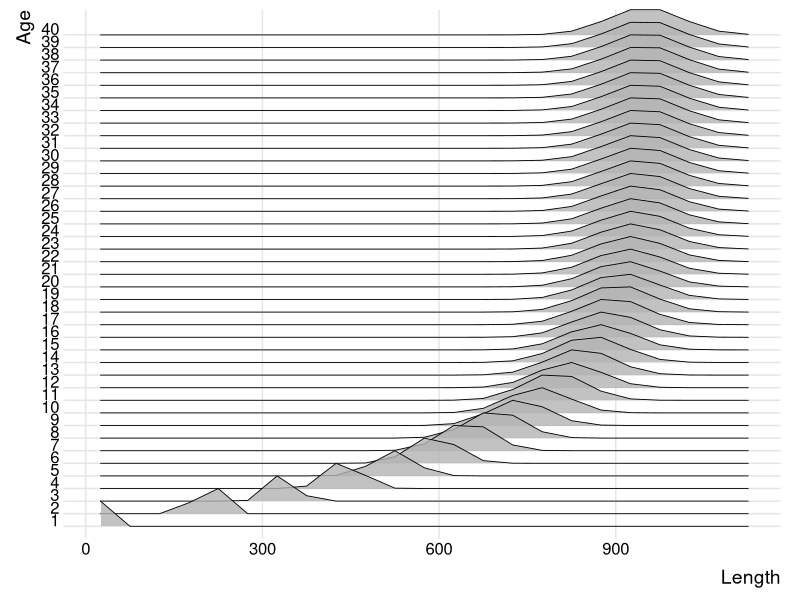
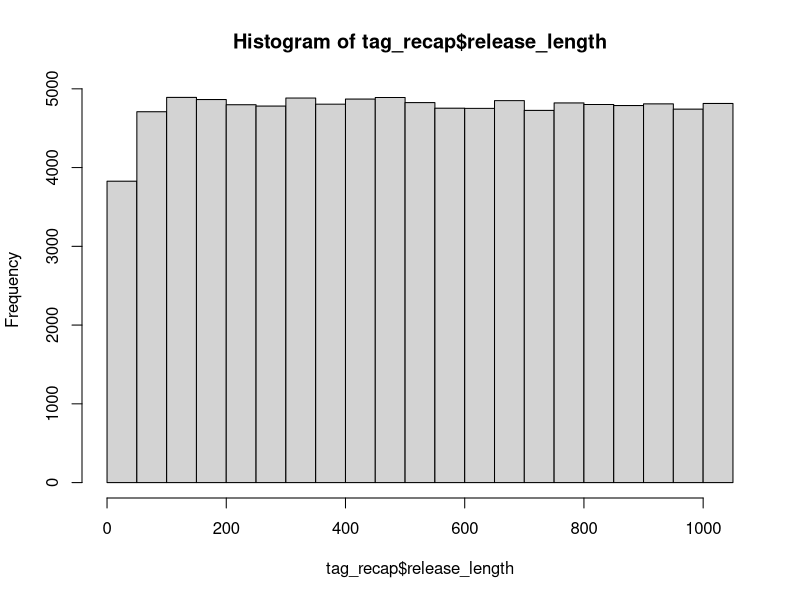
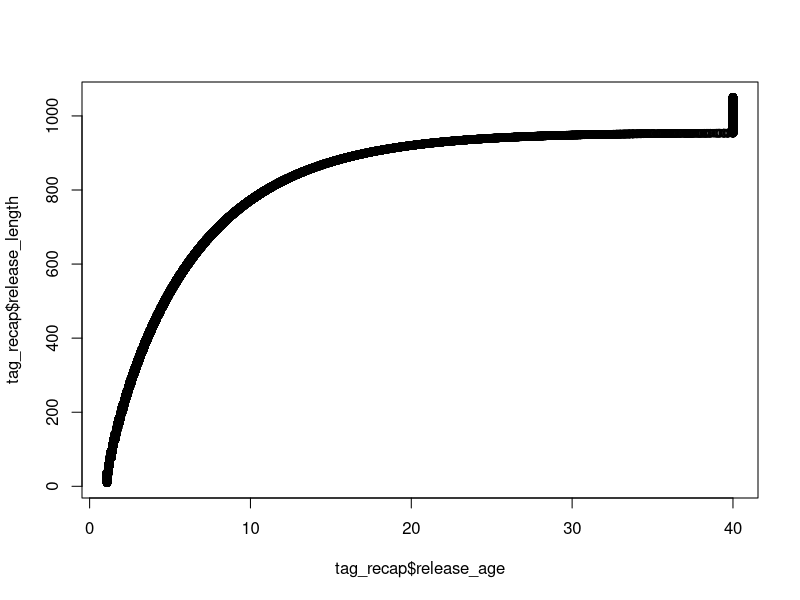
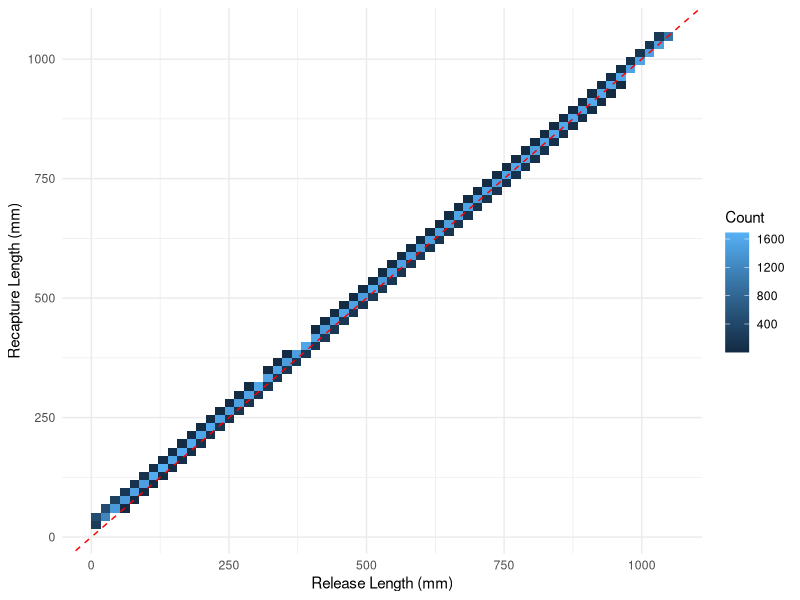
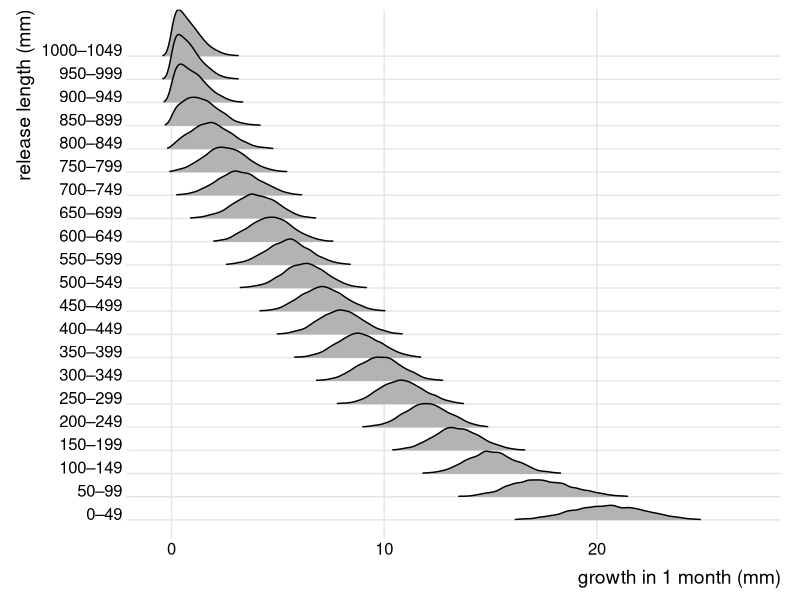
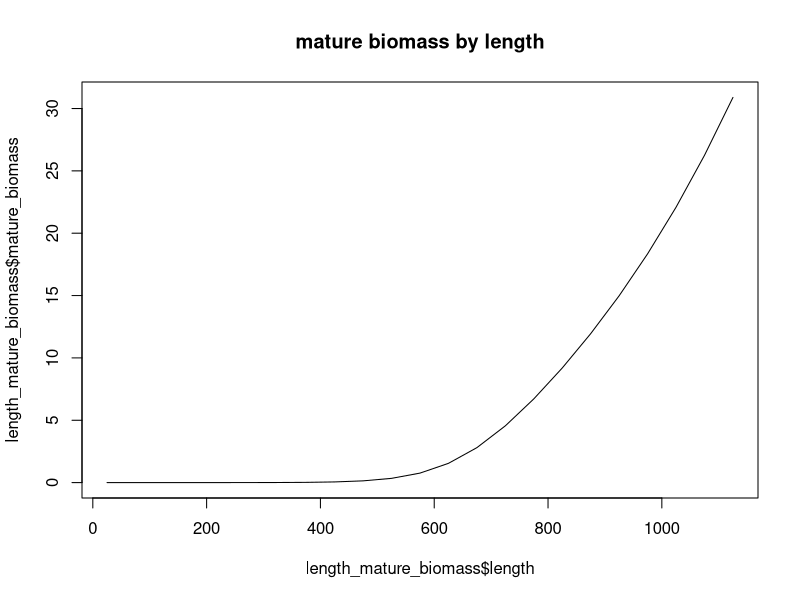
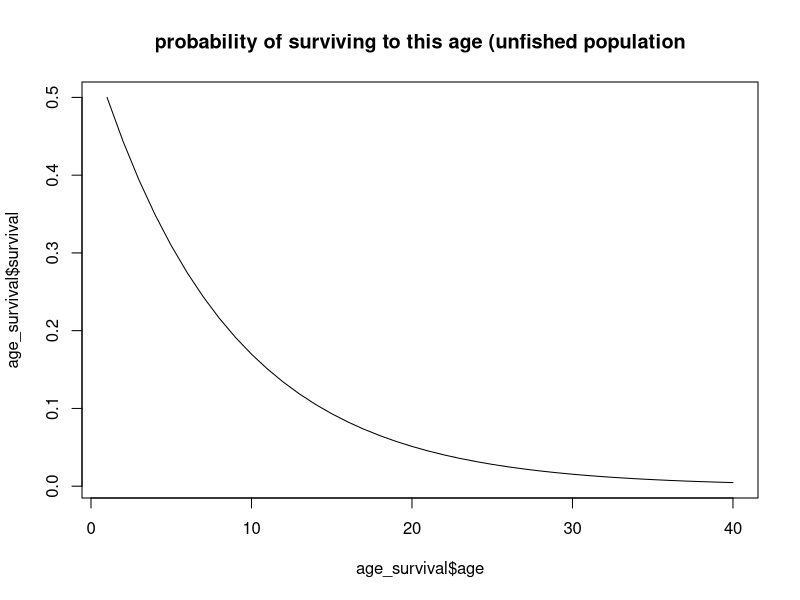
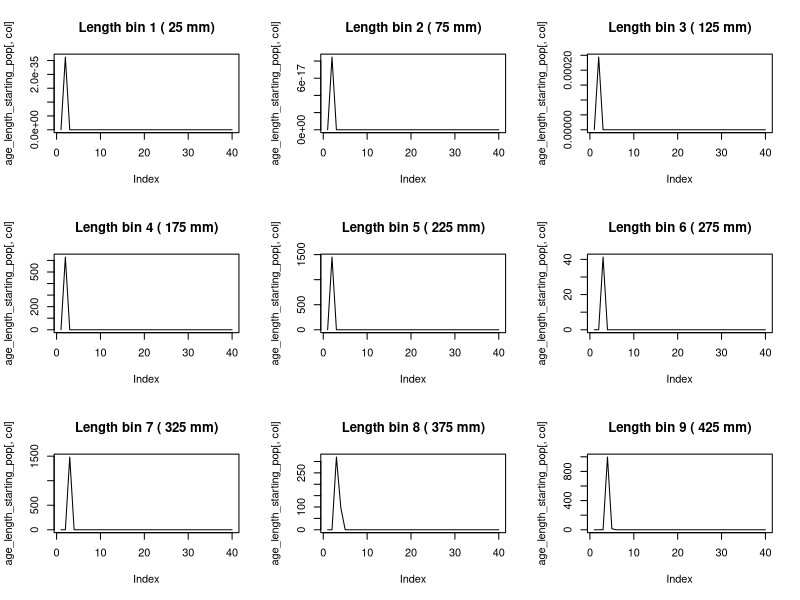

These charts were generated, in order, by the following R code: (Note: this script raises an error after producing the figures.)
# -----------------------------------------------------------------------------

# Project: Wadandi Pink Snapper Population Model
# Data:    Values from the literature
# Task:    Set up populations
# Author:  Lise Fournier-Carnoy / adapted from Charlotte Aston
# Date:    May 2026

# -----------------------------------------------------------------------------

# Status: May 2026 update: trying to switch from age-based to length-based system

# -----------------------------------------------------------------------------

rm(list = ls())

# Load libraries

library(tidyverse)
library(sf)
library(raster)
library(stringr)
library(forcats)
library(RColorBrewer)
library(geosphere)
library(abind)

# we need a population to start the C++ model.
# the start population must be stable and realistic, given the species, the size of the simulation area etc.
# for this, we must know (1.) how the species grows/matures, then (2.) what population size/structure the area *can* support (carrying capacity),
# which will allow us to calculate (3.) what the population size/structure would be under a stable amount of fishing.

# the first two steps are calculated in a 'per recruit' unit, which takes a hypothetical R0=1 recruit through all ages, calculating the hypothetical survival probability, maturity probability and mature biomass
# we then rescale the values from these two first steps to real numbers of fish.

# from this, we can calculate (4.) our start population.
# we need step 2. because the Beverton-Holt equation (which the C++ code runs) calculates density-dependent recruitment (limited by the carrying capacity)


## STEP 0: life history values ================================================

year_end <- 2024
year_start <- 1900
n_yrs <- 2024-1900 # number of years modelled

max_age <- 40 # table 4.2 https://library.dpird.wa.gov.au/cgi/viewcontent.cgi?article=1240&context=fr_rr#page=12.15


### length parameters ----

# Von Bertalanffy Parameters (from Table 2, lower west coast, both sexes combined, https://academic.oup.com/icesjms/article/74/1/180/2669555?login=false#186901916)
# Linf  <- 1136 # hypothetical asymptotic length at infinite age (mm)
# k     <- 0.12 # growth coefficient, (/year)
# t0    <- -0.42 # hypothetical age at length = 0 (y)

# Schnute equation parameters - found to fit Yijarup better, table 4.2 https://library.dpird.wa.gov.au/cgi/viewcontent.cgi?article=1240&context=fr_rr#page=12.15
l1 <- 0
l2 <- (927.2 + 915.9)/2 # average of females and males
t1 <- 0
t2 <- 20
a <- (0.160 + 0.168)/2 # "constant relative rate of relative growth rate", Schnute 1981, average of females and males
b <- (1.239 + 1.206)/2 # "incremental relative rate of relative growth rate", Schnute 1981, average of females and males

max_length <- 1095 # in mm, table 4.2 https://library.dpird.wa.gov.au/cgi/viewcontent.cgi?article=1240&context=fr_rr#page=12.15

# age-length standard deviation parameters, for Pinkies, table 1 in Crisafulli et al. 2025 https://www.sciencedirect.com/science/article/pii/S0165783624003023#sec0140
al_cv <- 0.066

# length bin size we'll use in the model
length_bin_size <- 50 # mm. i used 10mm previously but that makes the model too slow.

### weight parameters ----

# weight-length relationship (W = WLa*(forklength^WLb)) , table 4.2 https://library.dpird.wa.gov.au/cgi/viewcontent.cgi?article=1240&context=fr_rr#page=12.15
WLa <- 3.67*10^-5
WLb <- 2.83


### maturity parameters ----

# age at maturity
M50 <- (6.7 + 5.5)/2 # female male average, A50 in table 4.2 https://library.dpird.wa.gov.au/cgi/viewcontent.cgi?article=1240&context=fr_rr#page=12.15
M95 <- (12.9 + 12.3)/2 # female male average, A95 table 4.2 https://library.dpird.wa.gov.au/cgi/viewcontent.cgi?article=1240&context=fr_rr#page=12.15

# length at maturity
L50 <- 660 # females only available, L50 in table 4.2 https://library.dpird.wa.gov.au/cgi/viewcontent.cgi?article=1240&context=fr_rr#page=12.15
L95 <- 900 # females only available, L95 in table 4.2 https://library.dpird.wa.gov.au/cgi/viewcontent.cgi?article=1240&context=fr_rr#page=12.15


### spawning/recruitment parameters ----

prop_f <- 0.5 # proportion expected to be females

# Beverton-Holt Parameters
h   <- 0.75 # table 7.4 p.68 https://library.dpird.wa.gov.au/cgi/viewcontent.cgi?article=1240&context=fr_rr#page=12.15
R0  <- 1 # initial recruitment, hypothetical number. do not change!!

# batch fecundity = a * length^b
fecundity_a <- 9.436*10^-5 # table 4.2 https://library.dpird.wa.gov.au/cgi/viewcontent.cgi?article=1240&context=fr_rr#page=12.15
fecundity_b <- 3.359 # table 4.2 https://library.dpird.wa.gov.au/cgi/viewcontent.cgi?article=1240&context=fr_rr#page=12.15

hyperallo <- (1.26 + 1.14 + 1.33)/3 # THIS VALUE IS CORRECT FOR WEIGHT, NOT AGE OR LENGTH !! average from 3 Sparids in Barneche 2018 (1.26, 1.14 and 1.33)


### mortality/fishing parameters ----

M <- 0.12 # yearly natural mortality, table 4.2 https://library.dpird.wa.gov.au/cgi/viewcontent.cgi?article=1240&context=fr_rr#page=12.15

# selectivity - for now considered as the same for rec and commercial fishing, as even Wise et al. 2007 group them together, p.99. https://library.dpird.wa.gov.au/cgi/viewcontent.cgi?article=1206&context=fr_rr#page=94.59 
# parameter of selectivity ogive
V50 <- 3.701 # Table 6.3.8, v50 from https://researchlibrary.agric.wa.gov.au/cgi/viewcontent.cgi?article=1029&context=fr_rr
V95 <-  5.290 # Table 6.3.8, v95 from https://researchlibrary.agric.wa.gov.au/cgi/viewcontent.cgi?article=1029&context=fr_rr

PRM <- mean(c(0.15, 0.14, 0.16, 0.13, 0.17, 0.22, 0.20, 0.23, 0.19, 0.25, 0.15, 0.13, 0.16, 0.11, 0.19)) # post release mortality for our retention function, recreational south, p.109 in Fairclough 2021 https://library.dpird.wa.gov.au/cgi/viewcontent.cgi?article=1108&context=fr_rr#page=118.15

# McLennan et al. 2014 finds post-release survival after barotrauma treatment to be 88%, same for all depths, all sizes of fish.
# Maggs et al. 2024 finds the hook site (lip, body or gut) and depth both sig. affects PRM.
# Grixti et al. 2010 finds that PRM in deep waters (48%) is lower than shallow (97%).

eq.init.fish <-  0.025 # this is equilibrium instantaneous fishing mortality?? a low level of fishing effort to apply to the hypothetical fish population so that it stabilises for the burn-in.


## STEP 1: set up life history value ==========================================

# below we use the published life history values to obtain mean values of length-at-age and the weight-at-mean-length-at-age.
mean_life_hist <- data.frame(
  #age = seq(1, 1 + step * (max_age * 12 - 1), by = step)) %>% # each age (1, 2, 3 year old) is split into 12 - this was before i made this into a yearly thing.
  age = 1:max_age) %>%
  
  mutate(
    length = ((l1^b+(l2^b-l1^b))*((1-exp(-a*(age-t1)))/(1-exp(-a*(t2-t1)))))^(1/b), # this is the Schnute equation, replaces the VB equation.
    # length_vb = Linf * (1 - exp(-k * (age - t0))), # this is the old VB equation
    weight = WLa * (length^WLb) / 1000 # divide by 1000 to get in kg 
  ) %>% 
  glimpse()

# from this, let's add uncertainty (because not every 1yo fish will be the same length)
# we'll make a age x length matrix that tells us how likely it is that a fish of age x is of length a, b, c, etc.
lengths <- (0:(max_length)) # start at zero, but all lengths should start at 10mm (see here for post settlement juvenile size ref https://rsnz.onlinelibrary.wiley.com/doi/10.1080/00288330.2014.892013)

# define your length bins (e.g. 50mm bins)
bin_breaks <- seq(0, max_length+100, by = length_bin_size) # +100 for extra big fish
bin_labels <- seq_along(bin_breaks[-1])  # indices 1 to n_bins
lengths_bins <- lengths[seq(1, length(lengths), length_bin_size)] # 5cm bins

bin_mids <- bin_breaks[-length(bin_breaks)] + (length_bin_size/2)  # midpoints

length_age_matrix <- matrix(0,
                            nrow = length(mean_life_hist$age),
                            ncol = length(bin_mids), # length bins
                            dimnames = list(as.numeric(mean_life_hist$age), 
                                            as.numeric(bin_mids)))

schnute_length <- function(AGE, l1, l2, t1, t2, a, b) {
  L <- (l1^b + (l2^b - l1^b) * (1 - exp(-a * (AGE - t1))) / (1 - exp(-a * (t2 - t1))))^(1 / b)
  pmin(L, max_length)
} # this function is to obtain the expected length at AGE years old 

for (i in 1:nrow(length_age_matrix)) {
  
  biological_age <- i-1 # the model considers 1yo fish to be a full year old, even though they have just recruited. correct that
  
  if (biological_age == 0) {
    mean_length <- 10  # minimum recruit size in mm (post-settlement juvenile)
  } else {
    mean_length <- round(schnute_length(biological_age, l1, l2, t1, t2, a, b))
  }
  
  sd_length = al_cv * mean_length # eq. 3 from Francis et al. 2016, https://www.sciencedirect.com/science/article/pii/S0165783615000909
  
  length_age_matrix[i, ] <- dnorm(bin_mids, mean = mean_length, sd = sd_length)
} # this loops calculates how likely it is that a fish of age x is of each length y

length_age_matrix <- length_age_matrix / rowSums(length_age_matrix) # normalise so it all adds up to 1

dimnames(length_age_matrix) <- list(mean_life_hist$age, bin_mids)
summary(rowSums(length_age_matrix))  # should all be 1

# we also need to know the length-weight relationship for our lengths
length_weight <- data.frame(length = bin_mids) %>% 
  mutate(weight = WLa * (length^WLb) / 1000 # divide by 1000 to get in kg
         )

# okay so this matrix is going to be the base on which most things get calculated downstream.
library(ggridges)

# sanity check : the distribution of lengths at various ages
as.data.frame(length_age_matrix) %>% 
  mutate(age = as.numeric(rownames(length_age_matrix))) %>% 
  pivot_longer(cols = -age, names_to = "length_bin", values_to = "density") %>% 
  mutate(length_bin = as.numeric(length_bin)) %>% 
  group_by(age) %>% 
  mutate(density_scaled = density / max(density)) %>% # normalise each age to peak = 1
  ungroup() %>% 
  
  ggplot(aes(x = length_bin, y = factor(age), height = density_scaled, group = age)) +
  geom_ridgeline(scale = 2, alpha = 0.8, linewidth = 0.3) +
  labs(x = "Length", y = "Age") +
  theme_ridges(grid = TRUE)


## STEP 1.5: make a length transition matrix ==================================

# the length age matrix tells us the probability of a fish of age x to be of length y, but that doesnt tell us what length a fish of age x and length y will be at age x+1
# for this we need an age-transition matrix, of format length x length.
# age transition matrices are usually calculated with tag-recapture data. 
# i don't have that data, so i'll simulate it.


### A. release the fish! ----

set.seed(123)

# some mean life history
ages = seq(1, max_age, by = 1/12) # monthly ages.
lengths = as.numeric(colnames(length_age_matrix)) # the midpoints of the length bins

# catch, tag, and release some fish!
n_fish  <- 100000

tag_recap <- data.frame( # random set of lengths between min and max
  release_length = runif(n_fish, min = 10, max = max(lengths_bins)) # random lengths >10mm (min juvenile size)
) %>% 
  glimpse()

hist(tag_recap$release_length)


### B. pretend you know the age of these released fish ----

mu_by_age <- schnute_length(ages-1, l1, l2, t1, t2, a, b) # this is the mean length for all ages that a fish can be (monthly) - age-1 because otherwise it treats the new recruits (1 year old in the model) as fish that should be 200mm, so growth of 200mm in 1month... not possible.
sd_by_age <- mu_by_age * al_cv # this is the variability around the mean length, for all ages that a fish can be.

age_likelihoods <- function(LENGTH) {
  dnorm(LENGTH, mean = mu_by_age, sd = sd_by_age)
} # this gives us the probability that a fish of a length x is of each age y.

tag_recap$release_age <- sapply(tag_recap$release_length, function(LENGTH) {
  len_capped <- min(LENGTH, max(lengths_bins)) # prevent fish from being larger than the limit
  liks <- age_likelihoods(len_capped) # finds how likely each age is for that length
  liks <- liks / sum(liks) # normalise to get the relative likelihood of each age
  #sum(ages * liks) # get the weighted average age
  ages[which.max(liks)] 
  
}) # this obtains the age (as an average from the likely ages) for every fish we released

head(tag_recap)

plot(x = tag_recap$release_age, y = tag_recap$release_length) # the largest fish are assigned to the oldest age class.


### C. one month later, catch the fish again! ----

# one month later, we go back and capture the fish again
tag_recap$recapture_age <- tag_recap$release_age + (1/12)

mu_release   <- schnute_length(tag_recap$release_age - 1, l1, l2, t1, t2, a, b)
mu_recap_age <- schnute_length(tag_recap$recapture_age - 1, l1, l2, t1, t2, a, b)

growth_increment <- pmax(mu_recap_age - mu_release, 0)
sd_recap <- pmax(al_cv * growth_increment, 1) # minimum growth is 1mm per month

# we have to randomly decide what length the fish will be one year after release, according to mu & sd,
# keeping in mind that fish can't shrink.
library(truncnorm)
# so rtruncnorm will do "okay this fish was release at __mm, one year later its length will be randomly selected from a normal distribution that makes sense for its age (mu & sd), keeping in mind the min length (release length) and max length."
tag_recap$recapture_length <- rtruncnorm(
  n    = n_fish,
  a    = tag_recap$release_length, # lower bound (no shrinkage)
  b    = max(lengths_bins), # upper bound (largest size)
  mean = tag_recap$release_length + growth_increment,
  sd   = sd_recap
)

tag_recap$growth <- tag_recap$recapture_length - tag_recap$release_length
# cool beans, we now have a fully structured tag-recapture dummy dataset to base our age-transition matrix on.

# check it over
ggplot(tag_recap, aes(x = release_length, y = recapture_length)) +
  geom_bin2d(bins = 60) +
  geom_abline(slope = 1, intercept = 0, colour = "red", linetype = "dashed") +
  labs(x = "Release Length (mm)", y = "Recapture Length (mm)", fill = "Count") +
  theme_minimal()

# here fish cannot grow more than 100mm per month (makes sense). largest fish can't really grow more than the max, so the density is close to zero
tag_recap %>%
  filter(!is.na(growth)) %>%
  mutate(length_bin = factor(
    paste0(floor(release_length / 50) * 50, "–", floor(release_length / 50) * 50 + 49),
    levels = paste0(
      seq(floor(min(release_length, na.rm=TRUE)/50)*50,
          floor(max(release_length, na.rm=TRUE)/50)*50, by=50),
      "–",
      seq(floor(min(release_length, na.rm=TRUE)/50)*50,
          floor(max(release_length, na.rm=TRUE)/50)*50, by=50) + 49
    )
  )) %>%
  ggplot(aes(x = growth, y = length_bin)) +
  #xlim(c(0, 150)) +
  geom_density_ridges_gradient(scale = 2, rel_min_height = 0.01) +
  labs(x = "growth in 1 month (mm)", y = "release length (mm)") +
  theme_ridges()


### XX okay now the length transition matrix ----

glimpse(tag_recap)

n_bins <- length(bin_labels)

ATM <- matrix(0, nrow = n_bins, ncol = n_bins)
rownames(ATM) <- bin_mids
colnames(ATM) <- bin_mids
# assign each fish to release and recapture bins
tag_recap$release_bin <- cut(tag_recap$release_length, 
                             breaks = bin_breaks, labels = FALSE)
tag_recap$recapture_bin <- cut(tag_recap$recapture_length, 
                               breaks = bin_breaks, labels = FALSE)


for (i in 1:n_bins) {
  current_lower_edge <- bin_breaks[i]  # lower edge of bin i
  fish <- tag_recap[tag_recap$release_bin == i, ] # find all the fish that were released at this length bin.
  
  mu_recap <- mean(fish$recapture_length, na.rm = T) # find their average recapture length
  sigma_recap <- sd(fish$recapture_length, na.rm = T) # and the SD of the recapture length
  
  # for each bin i, what is the probability of being that length, given the recapture data (p(length bin) is p(bin upper bound) - p(bin lower bound))
  probs <- pnorm(bin_breaks[-1], mu_recap, sigma_recap) - pnorm(bin_breaks[-length(bin_breaks)], mu_recap, sigma_recap)
  
  probs[bin_breaks[-length(bin_breaks)] < current_lower_edge] <- 0  # no shrinkage, zero out smaller bins.
  
  ATM[i,] <- probs / sum(probs) # scale so it all adds up to 1
}

# the last bin is NAN, so need to fix it manually. largest fish stay in their length bin
ATM[nrow(ATM), ] <- 0
ATM[nrow(ATM), nrow(ATM)] <- 1 # this is a weird situation. essentially in the function, a 40 year old fish is killed off no matter its length. however, a 20yo fish can be the max length, and stay there (since it can't shrink in size) for 20 years.
# this accumulation is a problem. here we're hard-coding the largest sized fish, so that they disappear off the face of the model. this way the accumulation is less problematic.

tail(ATM) # and that's the age transition matrix!


## STEP 2: set up a hypothetical unfished population ==========================

# the goal here is to calculate what the distribution of mature biomass looks like for a hypothetical population.
# what this means is that for a hypothetical recruitment of R0 = 1, where is the bulk of biomass across lengths and ages?
# this whole setup is made to obtain a single value: unfished_female_spawning_biomass.
# we use this downstream.

# calculate maturity and mature biomass across all lengths
length_mature_biomass <- data.frame(
  length = bin_mids
  ) %>% 
  mutate(
  weight = WLa * (length^WLb) / 1000
  ) %>% 
  mutate(
    maturity = 1/(1+(exp(-log(19)*((length-L50)/(L95-L50))))), # you can replace length, l50, and l95 with age, M50, and M95 if you wish, but length determines maturity better than age
    mature_biomass = maturity * weight^hyperallo
  ) %>% 
  glimpse()

plot(x = length_mature_biomass$length, 
     y = length_mature_biomass$mature_biomass, 
     main = "mature biomass by length", 
     type = "l")


# calculate natural survival in each age group
age_survival <- data.frame(
  age = mean_life_hist$age,
  survival = NA
) %>% 
  glimpse()
age_survival[1, "survival"] <- R0*prop_f # survival probability on age 1
for (r in 2:nrow(age_survival)){
  age_survival[r, "survival"] <- age_survival[r-1, "survival"]*exp(-M) 
} # this calculates the survival in the next age based on the previous age

plot(x = age_survival$age, 
     y = age_survival$survival,
     main = "probability of surviving to this age (unfished population", 
     type = "l")


# put it all together
length_age_matrix[1,] <- 0 # fill babies 
unfished_pop_ssb <- sweep(length_age_matrix, MARGIN = 2, length_mature_biomass$mature_biomass, FUN = "*")
test <- sweep(unfished_pop_ssb, MARGIN = 1, age_survival$survival, FUN = "*")

# below we are taking a hypothetical female, which we weigh every year, to figure out how much total spawning biomass it contributes over its lifetime. (taking into account natural mortality)
# with the matrix, we're kind of collapsing the uncertainty in length (summing), so that we get a single value.
unfished_female_spawning_biomass <- sum(test)
unfished_female_spawning_biomass # about 24kg


### Calculate Beverton-Holt parameters for the unfished population ----

alpha <- (unfished_female_spawning_biomass/R0)*((1-h)/(4*h)) 
beta <- ((h-0.2)/(0.8*h*R0))


## STEP 3: set up a hypothetical fished population ============================

# we need to calculate things for a hypothetical fished population.
# survival is a little different when you add fishing mortality, so we need to recalculate.

# we have biomass across lengths from the previous step
glimpse(length_mature_biomass)

fished_pop_setup <- data.frame(age = mean_life_hist$age) %>% 
  mutate(selectivity = 1 / (1 + exp(-log(19) * ((age - V50) / (V95 - V50)))), # selectivity at each age (this is probably a length-based process but the stock assessment reports age-based values for V50 and V95)
         fishing_mortality = selectivity * eq.init.fish, # fishing mortality
         total_mortality = fishing_mortality + M
         )
head(fished_pop_setup)

# Calculate survival for the fished population
fished_pop_setup <- fished_pop_setup %>% 
  mutate(survival = NA) %>% 
  glimpse()

fished_pop_setup[1, "survival"] <- R0*prop_f # survival probability on age 1

for (r in 2:nrow(fished_pop_setup)){
  fished_pop_setup[r, "survival"] <- fished_pop_setup[r-1, "survival"]*exp(-fished_pop_setup[r-1, "total_mortality"]) # Divide by the time step here
} # this calculates the survival in the next age based on the previous age

# put it all together
fished_pop_ssb <- sweep(length_age_matrix, MARGIN = 2, length_mature_biomass$mature_biomass, FUN = "*")
fished_pop_ssb <- sweep(fished_pop_ssb, MARGIN = 1, fished_pop_setup$survival, FUN = "*")

# below we are taking a hypothetical female, which we weigh every year (12th month), to figure out how much total spawning biomass it contributes over its lifetime.
# with the matrix, we're kind of collapsing the uncertainty (summing), so that we get a single value.
fished_female_spawning_biomass <- sum(fished_pop_ssb)
fished_female_spawning_biomass # about 18kg, lower than unfished, which makes sense because a fished population will have fewer big fish (spawners)


### Spawner per recruit and equilibrium recruitment ----

spr <- fished_female_spawning_biomass/unfished_female_spawning_biomass 
(1 - spr) # this says 'under fished equilibrium, 1 recruit loses ~24% (1-spr) of its reproductive output over her lifetime compared to unfished equilibrium'
equil_recr <- (fished_female_spawning_biomass-alpha)/(beta*fished_female_spawning_biomass) 
equil_recr # this says 'however, under fished equilibrium, 1 recruit produces ~97% of its unfished recruitment (because there is lower density of fish)
# the density-dependence is visible here: fewer spawners = population below carrying capacity = more recruits


## STEP 4: set up the starting population =====================================

## so far the fished and unfished populations and spawning biomasses were hypothetical, for a single recruit.
## here we scale the spawning biomasses to the level of recruitment, to make a starting population.
## first it's age-based, then we transform it into a age-length-based structure.

init_recr <- 5000 # in thousands - 4000 is too small

# calculate initial fished recruitment (how many new fish from the fished population)
init_fished_recr <- (fished_female_spawning_biomass-alpha) / (fished_female_spawning_biomass*beta) * init_recr 

# calculate initial unfished spawning biomass - this is the carrying capacity for the size of our model, defined by init_recr
init_unfished_f_sb <- init_fished_recr * unfished_female_spawning_biomass

# calculate initial fished spawning biomass - this is the spawning biomass of our starting population
init_fished_f_sb <- init_fished_recr * fished_female_spawning_biomass

# calculate new Beverton-Holt parameters - because we have a different initial recruitment value, alpha and beta will change.
alpha <- (init_unfished_f_sb / init_fished_recr) * ((1-h) / (4*h))
beta <- ((h-0.2) / (0.8*h*init_fished_recr))

# calculate number of female recruits in the next time step
n_f_recr <- (init_fished_f_sb/(alpha+beta*init_fished_f_sb))*prop_f # originally Charlotte had init_unfished_sb/(alpha...) but i think that's incorrect

age_starting_pop <- data.frame(
  age = mean_life_hist$age,
  n = NA
  )

age_starting_pop[1, "n"] <- n_f_recr

for (r in 2:(max_age)){ 
  age_starting_pop[r, "n"] <- age_starting_pop[r-1, "n"] * exp(-fished_pop_setup[r-1, "total_mortality"])
} # this calculates the survival in the next age based on the previous age using total mortality from our fished population


# okay so now we know that our starting population has ~2400 fish of age 1, but not all will be the same length. we'll use our age-length matrix to figure out how many there are of each length.
age_length_starting_pop <- sweep(length_age_matrix, MARGIN = 1, age_starting_pop[, "n"], FUN = "*")
dim(age_length_starting_pop)

bins_to_plot <- c(1:9)
par(mfrow = c(3, 3))
lapply(bins_to_plot, function(col) {
  plot(age_length_starting_pop[, col], type = "l",
       #ylim = c(0, 2000),
       main = paste("Length bin", col, "(", bin_mids[col], "mm)"))
})

## you can see as fish age, there's more and more uncertainty about their age. that's exactly what we want.
## these fish form our starting population for the model
## at the end of the year the spawning stock biomass of all females will be calculated to generate recruitment for the next year
## alpha and Beta need to be recorded for use in the next step of the model

## Selectivity-retention for the fish in the model ----------------------------

# we want to make a matrix that tells us for every month of every year, how likely is it that a fish of length x gets caught and kept by a fisher.

# first we translate selectivity to a length-based vector, so that the selectivity-retention has the same number of values to calculate things on.
fished_pop_setup$selectivity

# we'll use the selectivity-at-age to approximate a selectivity-at-length
sel_at_age <- data.frame(age = mean_life_hist$age, selectivity = fished_pop_setup$selectivity)
sel_at_length <- data.frame(
  length     = bin_mids,
  selectivity = NA
)

sel_at_age <- approx(
  x = mean_life_hist$age,
  y = fished_pop_setup$selectivity,
  xout = mean_life_hist$age,
  rule = 2
)$y

length_to_sel <- approxfun( # linear interpolation between selectivity-at-age and -at-length
  x = mean_life_hist$length,
  y = sel_at_age,
  rule = 2
)

sel_at_length$selectivity <- length_to_sel(as.numeric(sel_at_length$length) + 5) # apply the interpolation to the length bins

# manually fill bins that are too-big and too-small (they're not observed in the sel-at-age so need to be manually filled)
sel_at_length$selectivity[as.numeric(sel_at_length$length) + 5 < min(mean_life_hist$length)] <- 0
sel_at_length$selectivity[as.numeric(sel_at_length$length) + 5 > max(mean_life_hist$length)] <- 1

## okay now to calculate things
ret <- array(0,
             dim = c(ncol(length_age_matrix)), 
             dimnames = list(colnames(length_age_matrix)))

sel_ret <- array(0,
                 dim = c(ncol(length_age_matrix), n_yrs+1), 
                 dimnames = list(colnames(length_age_matrix), year_start:year_end))

mll_changes <- data.frame( # minimum legal length (MLL) changes
  year = c(1913, 1977, 1988, 2008, 2009),
  mll =  c(279,  380,  410,  450,  500)
)

for (YEAR in year_start:year_end) {
  
  current_mll <- if (YEAR < min(mll_changes$year)) 0 else (
    tail(mll_changes$mll[mll_changes$year <= YEAR], 1)
  )
  
  # retention: the % of fish of each size that are kept by fishers. changes with MLL legislation
  lengths <- as.numeric(rownames(sel_ret))
  ret <- ifelse(lengths < current_mll, 0, # fish that are too small will not be kept
                ifelse(lengths < current_mll + 5, 0.5, # fish around the MLL will not all be kept
                       0.95)) # and the larger fish will mostly be kept, but not all
  
  # landings: the % of fish of each length that can be caught and will be retained
  landings = sel_at_length$selectivity * ret
  # discards: the % of fish of each length that can be caught but will be chucked back
  discards = sel_at_length$selectivity * (1 - ret)
  
  # selectivity-retention: the % of fish of each age (in each year) that will die from fishing activities (caught, and either kept, or chucked back and die)
  sel_ret[, as.character(YEAR)] = landings + (PRM * discards)
  
}
head(sel_ret)


## Saving files ---------------------------------------------------------------

# initial population
saveRDS(age_length_starting_pop, file = paste0("data/output_data/05_starting_population.rds"))

# number of length bins
bin_mids
saveRDS(bin_mids, file = "data/output_data/05_length_bins.rds")

# age-transition matrix
saveRDS(ATM, "data/output_data/05_age_transition_matrix.rds")

# selectivity
selectivity <- fished_pop_setup$selectivity
saveRDS(selectivity, file = "data/output_data/05_selectivity.rds")
saveRDS(sel_ret, file = "data/output_data/05_selectivity_retention.rds")

# maturity
maturity <- length_mature_biomass$maturity
saveRDS(maturity, file = "data/output_data/05_maturity.rds")

# weight of each age group
weight <- length_weight$weight
saveRDS(weight, file = "data/output_data/05_weight.rds")

# Beverton-Holt parameters
saveRDS(alpha, file = "data/output_data/05_Beverton-Holt_alpha.rds")
saveRDS(beta, file = "data/output_data/05_Beverton-Holt_beta.rds")

### END ###
